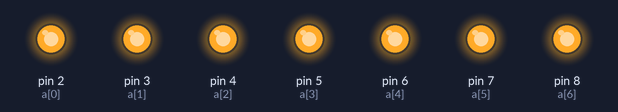
Simulated run of this sketch. Board: Arduino Uno, built with avr-gcc and run on an emulated ATmega328P. Parts: output pins drawn as LEDs (lit = HIGH). What the sketch prints to the serial monitor is not drawn.

Above: at 0.1 s.
Timing chart, 0 to 1.6 s (numbered marks = the images above):
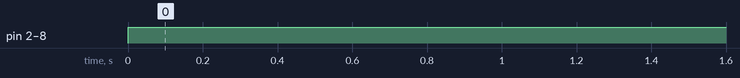

The sketch:

1007.ino
```cpp
const int a[7]={2,3,4,5,6,7,8};
const int b=12;
void setup() {
for(int i=0;i<7;i++)
{
  pinMode(a[i],OUTPUT);
 }
  Serial.begin(9600);
//pinMode(b,INPUT);
}

void loop() {
  //d=digitalRead(b);
  //if(d=HIGH)
  //{
    for(int i=0;i<7;i++)
    {
      digitalWrite(a[i],HIGH);
      Serial.println(a[i]);
     }
  //}

}
```

Measured:
- by itself, pin 2 (a[0]), pin 3 (a[1]), pin 4 (a[2]), pin 5 (a[3]), pin 6 (a[4]), pin 7 (a[5]), pin 8 (a[6]): LOW → HIGH at 0.00 s
